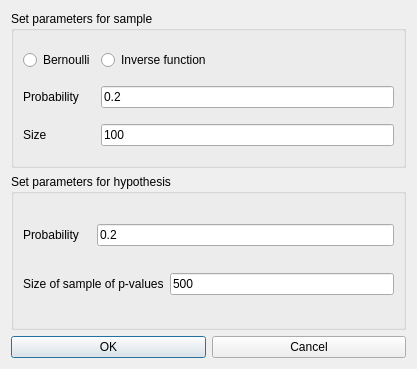
<?xml version="1.0" encoding="UTF-8"?>
<ui version="4.0">
 <class>PValues</class>
 <widget class="QDialog" name="PValues">
  <property name="geometry">
   <rect>
    <x>0</x>
    <y>0</y>
    <width>417</width>
    <height>369</height>
   </rect>
  </property>
  <property name="windowTitle">
   <string>Dialog</string>
  </property>
  <layout class="QGridLayout" name="gridLayout_3">
   <item row="0" column="0">
    <widget class="QGroupBox" name="groupBox">
     <property name="title">
      <string>Set parameters for sample</string>
     </property>
     <layout class="QGridLayout" name="gridLayout">
      <item row="1" column="1">
       <widget class="QLineEdit" name="realProbability">
        <property name="text">
         <string>0.2</string>
        </property>
       </widget>
      </item>
      <item row="2" column="1">
       <widget class="QLineEdit" name="sizeOfGeomSample">
        <property name="text">
         <string>100</string>
        </property>
       </widget>
      </item>
      <item row="2" column="0">
       <widget class="QLabel" name="label_3">
        <property name="text">
         <string>Size</string>
        </property>
       </widget>
      </item>
      <item row="0" column="0">
       <widget class="QRadioButton" name="bernoulli">
        <property name="autoFillBackground">
         <bool>false</bool>
        </property>
        <property name="text">
         <string>Bernoulli</string>
        </property>
        <property name="autoRepeat">
         <bool>false</bool>
        </property>
       </widget>
      </item>
      <item row="1" column="0">
       <widget class="QLabel" name="label">
        <property name="text">
         <string>Probability</string>
        </property>
       </widget>
      </item>
      <item row="0" column="1">
       <widget class="QRadioButton" name="inverseFunction">
        <property name="text">
         <string>Inverse function</string>
        </property>
       </widget>
      </item>
     </layout>
    </widget>
   </item>
   <item row="1" column="0">
    <widget class="QGroupBox" name="groupBox_2">
     <property name="title">
      <string>Set parameters for hypothesis</string>
     </property>
     <layout class="QGridLayout" name="gridLayout_2">
      <item row="0" column="0">
       <widget class="QLabel" name="label_2">
        <property name="text">
         <string>Probability</string>
        </property>
       </widget>
      </item>
      <item row="0" column="1" colspan="2">
       <widget class="QLineEdit" name="hypotheticalProp">
        <property name="text">
         <string>0.2</string>
        </property>
       </widget>
      </item>
      <item row="1" column="0" colspan="2">
       <widget class="QLabel" name="label_4">
        <property name="text">
         <string>Size of sample of p-values</string>
        </property>
       </widget>
      </item>
      <item row="1" column="2">
       <widget class="QLineEdit" name="sizeOfPValueSample">
        <property name="text">
         <string>500</string>
        </property>
       </widget>
      </item>
     </layout>
    </widget>
   </item>
   <item row="2" column="0">
    <layout class="QHBoxLayout" name="horizontalLayout">
     <item>
      <widget class="QPushButton" name="OK">
       <property name="text">
        <string>OK</string>
       </property>
      </widget>
     </item>
     <item>
      <widget class="QPushButton" name="Cancel">
       <property name="text">
        <string>Cancel</string>
       </property>
      </widget>
     </item>
    </layout>
   </item>
  </layout>
 </widget>
 <resources/>
 <connections/>
</ui>
